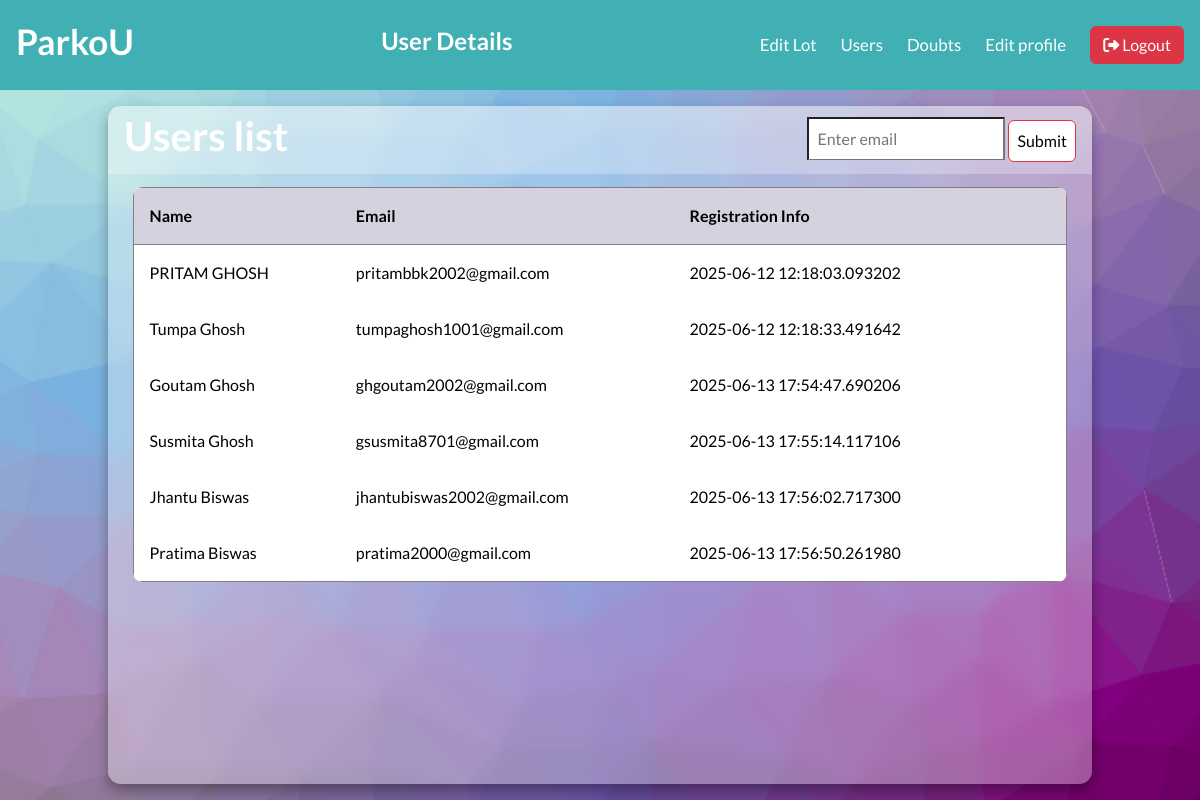
Screenshot of /admin/user (signed in) with the database file from the repository.
### models/models.py (models this page shows, shortened)
class User(db.Model):
    __tablename__="user"
    id = db.Column(db.Integer, primary_key=True)
    fullName = db.Column(db.String(128), nullable = False, unique = False)
    emailId = db.Column(db.String(128), nullable = False, unique = True)
    passhash = db.Column(db.String(128), nullable = False, unique = False)
    is_admin = db.Column(db.Boolean, nullable = False, default = False)
    registered_on = db.Column(db.DateTime, nullable=False, default=datetime.utcnow)
    reservation = db.relationship('Reservation', cascade = "all, delete", passive_deletes = True, back_populates = 'user')
    @property
    def password(self):
        raise AttributeError('Password is secret')

### controllers/routes.py (the view)
@app.route("/admin/user")
@admin_required
def user_details():
    users = User.query.all()
    return render_template('/after_login_part/admin_side/user_details.html', users = users)

### controllers/routes.py (called while the page is built)
def admin_required(func):
    @wraps(func)
    def inner(*args,**kwargs):
        if "user_id" not in session:
            return redirect(url_for('login_page'))
        user=User.query.get(session['user_id'])
        if not user.is_admin:
            flash('You are not a authorized personel')
            return redirect(url_for('login_page'))
        return func(*args,**kwargs)
    return inner

### templates/after_login_part/admin_side/user_details.html (shortened to what this page needs)
{% extends "base.html" %}
{% block stylesheet %}
    <link rel="stylesheet" href="/static/css/after_login/admin_side/test.css">
{% endblock %}
{% block content %}
<header class="header-content">
    <div class="brand">
        <h4>ParkoU</h4>
    </div>
    <div class="welcome-note">
        <h5>User Details</h5>
    </div>
    <nav class="navbar">
        <div class="nav-links">
            <a href="{{ url_for('admin_dashboard') }}" class="nav-link">Edit Lot</a>
            <a href="{{ url_for('user_details') }}" class="nav-link">Users</a>
            <a href="{{ url_for('doubt_page') }}" class="nav-link">Doubts</a>
            <a href="{{ url_for('edit_admin_profile') }}" class="nav-link">Edit profile</a>
            <a class="nav-link" href="{{ url_for('logout') }}">
                <button type="button" id="btn-logout" class="btn btn-danger">
                    <i class="fa-solid fa-right-from-bracket"></i>
                    Logout
                </button>
            </a>
        </div>
    </nav>
</header>
<main class="table" id="customers_table">
    <section class="table__header">
        <h1>Users list</h1>
        <form action="">
            <input type="email" placeholder="Enter email">
            <input type="submit" class="btn btn-danger">
        </form>
    </section>
    <section class="table__body">
        <table border="1">
            <thead>
                <tr>
                    <th> Name </th>
                    <th> Email </th>
                    <th> Registration info </th>
                </tr>
            </thead>
            <tbody>
                {% for user in users %}
                {% if not user.is_admin %}
                    <tr>
                    <td> {{ user.fullName }} </td>
                    <td> {{ user.emailId }} </td>
                    <td>
                        <div class="msg-doubt">
                            <div class="msg-data">
                                {{ user.registered_on }}
                            </div>
                        </div>
                    </td>
                    </tr>
                {% endif %}
                {% else %}
                    <tr>
                    <td colspan="3"> No Users found </td>
                    </tr>
                {% endfor %}
            </tbody>
        </table>
    </section>
</main>
{% endblock %}

### templates/base.html (shortened to what this page needs)
<!DOCTYPE html>
<html lang="en">
<head>
    <link rel="stylesheet" href="https://cdnjs.cloudflare.com/ajax/libs/font-awesome/6.7.2/css/all.min.css">
    <link href="https://cdn.jsdelivr.net/npm/bootstrap@5.3.3/dist/css/bootstrap.min.css" rel="stylesheet">
    {% block stylesheet %}
    {% endblock %}
</head>
<body>
    {% block content %}
    {% endblock %}
</body>
</html>

### static/css/after_login/admin_side/test.css (style rules this page uses)
:root { --primary-color: #6366f1; --accent-color: #3f83f8; --text-color: #333; --link-color: #fff; --background-color: #40b0b4; --light-grey: #f0f0f0; --grey: #808080; --dark-grey: #555; }
* { margin: 0; padding: 0; box-sizing: border-box; font-family: "Lato", sans-serif; text-decoration: none; }
body { height: 100vh; text-align: center; }
.header-content { background-color: var(--background-color); display: flex; justify-content: space-between; align-items: center; padding: 1rem; position: relative; min-height: 90px; width: 100%; }
.welcome-note h5 { display: block; font-size: 1.5rem; font-weight: 600; color: var(--link-color); }
.brand h4 { font-size: 2.2rem; font-weight: 600; color: var(--link-color); }
.navbar { display: flex; align-items: center; gap: 1.5rem; position: relative; }
.nav-links { display: flex; align-items: center; gap: 1.5rem; }
.nav-link { color: var(--link-color); font-size: 1.05rem; font-weight: 500; }
body { min-height: 100vh; background: url("/static/images/user_page_admin.png") center / cover; display: flex; justify-content: center; align-items: center; flex-direction: column; gap: 1rem; }
main.table { width: 82vw; height: 90vh; background-color: #fff5; backdrop-filter: blur(7px); box-shadow: 0 .4rem .8rem #0005; border-radius: .8rem; overflow: hidden; }
.table__header { width: 100%; height: 10%; background-color: #fff4; padding: .8rem 1rem; display: flex; justify-content: space-between; align-items: center; }
.table__header h1 { color: var(--link-color); font-weight: 600; }
.table__body { width: 95%; max-height: calc(89% - 1.6rem); background-color: #fffb; margin: .8rem auto; border-radius: .6rem; overflow: auto; overflow: overlay; }
table { width: 100%; }
table, th, td { border-collapse: collapse; padding: 1rem; text-align: left; }
thead th { position: sticky; top: 0; left: 0; background-color: #d5d1defe; cursor: pointer; text-transform: capitalize; }
.msg-doubt { display: flex; flex-wrap: wrap; justify-content: space-between; align-items: flex-start; }
.msg-data { max-width: 600px; }

### rows the page displays
User: fullName "PRITAM GHOSH", emailId "pritambbk2002@gmail.com", registered_on "2025-06-12 12:18:03.093202"
User: fullName "Tumpa Ghosh", emailId "tumpaghosh1001@gmail.com", registered_on "2025-06-12 12:18:33.491642"
User: fullName "Goutam Ghosh", emailId "ghgoutam2002@gmail.com", registered_on "2025-06-13 17:54:47.690206"
User: fullName "Susmita Ghosh", emailId "gsusmita8701@gmail.com", registered_on "2025-06-13 17:55:14.117106"
User: fullName "Jhantu Biswas", emailId "jhantubiswas2002@gmail.com", registered_on "2025-06-13 17:56:02.717300"
User: fullName "Pratima Biswas", emailId "pratima2000@gmail.com", registered_on "2025-06-13 17:56:50.261980"
